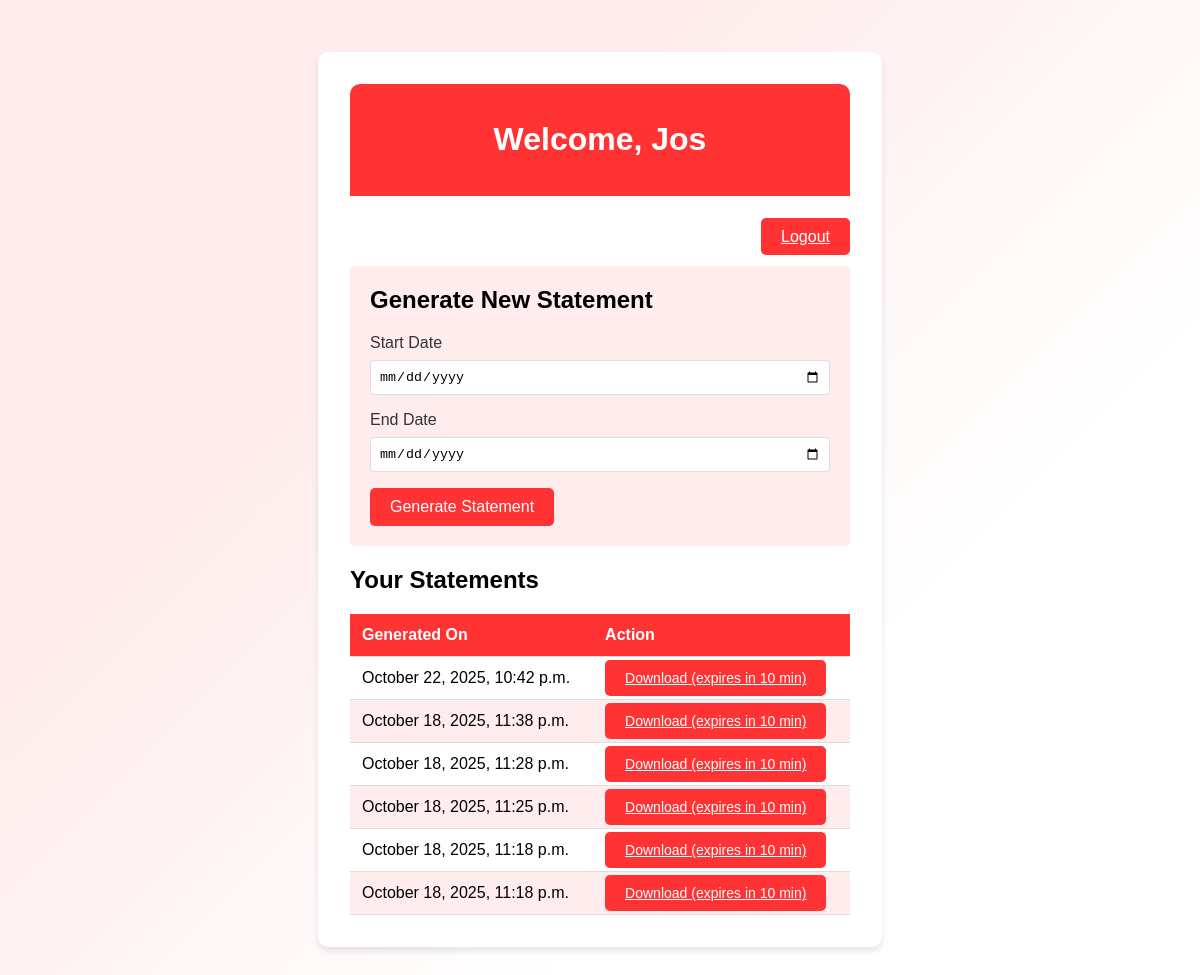
The app's page /dashboard/ (signed in) with its own data.
### statements/models.py (models this page shows)
class Statement(models.Model):
    user = models.ForeignKey(User, on_delete=models.CASCADE)
    pdf = models.FileField(upload_to='statements/')
    created_at = models.DateTimeField(auto_now_add=True)
    token = models.CharField(max_length=128)
    token_expiry = models.DateTimeField()

### statements/views.py (the view)
# urls.py: path('dashboard/', views.dashboard, name='dashboard'),
@login_required
def dashboard(request):
    statements_list = Statement.objects.filter(user=request.user).order_by('-created_at')
    return render(request, 'statements/dashboard.html', {'statements': statements_list})

### statements/templates/statements/dashboard.html (shortened to what this page needs)
{% extends 'statements/base.html' %}
{% block content %}
<div class="card">
    <div class="header">
        <h1>Welcome, {{ request.user.username }}</h1>
    </div>
    <div style="text-align: right; margin-bottom: 20px;">
        <a href="{% url 'logout' %}" class="btn">Logout</a>
    </div>
    <div style="background: var(--light-red); padding: 20px; border-radius: 5px; margin-bottom: 20px;">
        <h2 style="margin-top: 0;">Generate New Statement</h2>
        <form method="post" action="{% url 'generate_statement' %}">
            <div class="form-group">
                <label for="start_date">Start Date</label>
                <input type="date" name="start_date" id="start_date" required>
            </div>
            <div class="form-group">
                <label for="end_date">End Date</label>
                <input type="date" name="end_date" id="end_date" required>
            </div>
            <button type="submit" class="btn">Generate Statement</button>
        </form>
    </div>
    <h2>Your Statements</h2>
    <table>
        <thead>
            <tr>
                <th>Generated On</th>
                <th>Action</th>
            </tr>
        </thead>
        <tbody>
        {% for s in statements %}
            <tr>
                <td>{{ s.created_at|date:"F j, Y, g:i a" }}</td>
                <td>
                    <a href="{% url 'download_statement' s.token %}" class="btn" style="font-size: 14px;">
                        Download (expires in 10 min)
                    </a>
                </td>
            </tr>
        {% empty %}
            <tr>
                <td colspan="2" style="text-align: center;">No statements available yet.</td>
            </tr>
        {% endfor %}
        </tbody>
    </table>
</div>
{% endblock %}

### statements/templates/statements/base.html (shortened to what this page needs)
<!DOCTYPE html>
<html>
<head>
</head>
<body>
    <div class="container">
        {% block content %}{% endblock %}
    </div>
</body>
</html>

### statements/templates/statements/base.html (style rules this page uses)
:root { --primary-red: #ff3333; --light-red: #ffecec; --white: #ffffff; }
body { margin: 0; padding: 0; font-family: Arial, sans-serif; background: linear-gradient(135deg, var(--light-red) 30%, var(--white) 70%); min-height: 100vh; }
.container { max-width: 800px; margin: 0 auto; padding: 20px; }
.card { background: white; border-radius: 10px; box-shadow: 0 4px 6px rgba(0, 0, 0, 0.1); padding: 2rem; margin: 2rem auto; max-width: 500px; }
.header { background: var(--primary-red); color: white; padding: 1rem; text-align: center; border-radius: 10px 10px 0 0; margin-bottom: 2rem; }
.btn { background: var(--primary-red); color: white; border: none; padding: 10px 20px; border-radius: 5px; cursor: pointer; font-size: 16px; transition: background-color 0.3s; }
.form-group { margin-bottom: 1rem; }
.form-group label { display: block; margin-bottom: 0.5rem; color: #333; }
.form-group input { width: 100%; padding: 8px; border: 1px solid #ddd; border-radius: 4px; box-sizing: border-box; }
table { width: 100%; border-collapse: collapse; margin-top: 1rem; }
th, td { padding: 12px; text-align: left; border-bottom: 1px solid #ddd; }
th { background-color: var(--primary-red); color: white; }
tr:nth-child(even) { background-color: var(--light-red); }

### records on screen
Statement: created_at "October 22, 2025, 10:42 p.m."
Statement: created_at "October 18, 2025, 11:38 p.m."
Statement: created_at "October 18, 2025, 11:28 p.m."
Statement: created_at "October 18, 2025, 11:25 p.m."
Statement: created_at "October 18, 2025, 11:18 p.m."
Statement: created_at "October 18, 2025, 11:18 p.m."

### other values on screen
{{ request.user.username }} "Jos"
